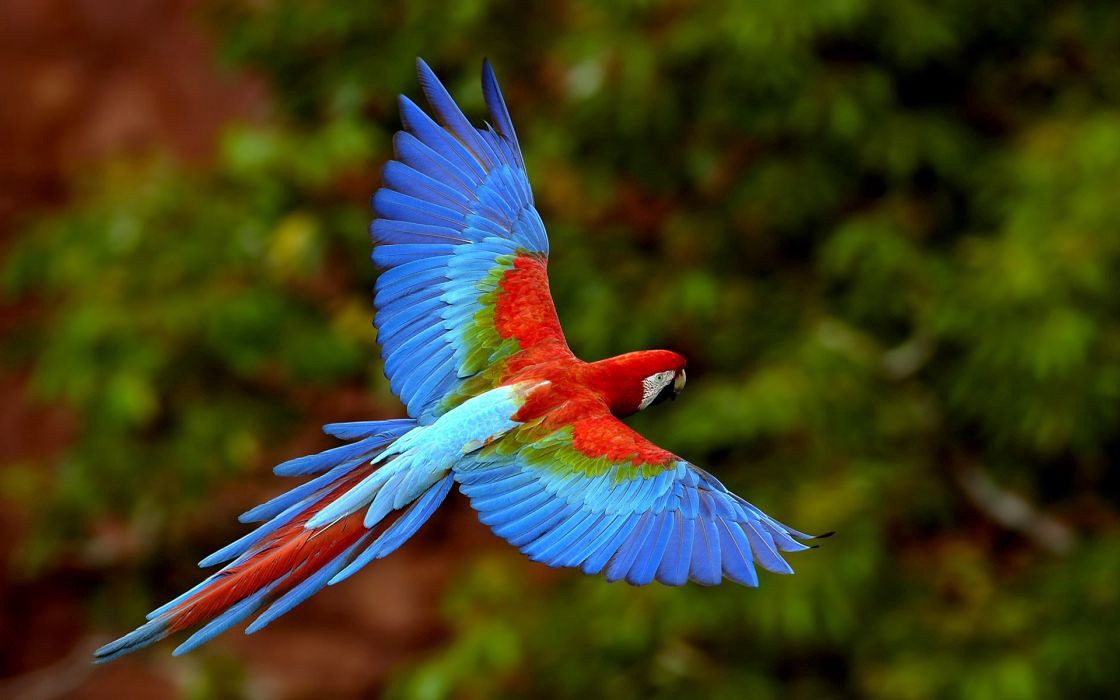
#> input picture ch_11_back_project/sample.jpeg, 1120 x 700 px, given in place of the camera
$ python motion_capture.py
#> lines starting #> are read from the running program, lines starting #| are printed output that depends on the picture
import cv2
import numpy as np

THRESHOLD = 25
MAX_DIFF = 5

a, b, c = None, None, None
cap = cv2.VideoCapture(0)
cap.set(cv2.CAP_PROP_FRAME_WIDTH, 640)
cap.set(cv2.CAP_PROP_FRAME_HEIGHT, 480)

if cap.isOpened():
    ret, a = cap.read()
#> a is the input picture: shape (700, 1120, 3); mean B, G, R 28.9, 61, 63.5
    ret, b = cap.read()

    while ret:
        ret, c = cap.read()
        draw = c.copy()

        if not ret:
            break

        a_gray = cv2.cvtColor(a, cv2.COLOR_BGR2GRAY)
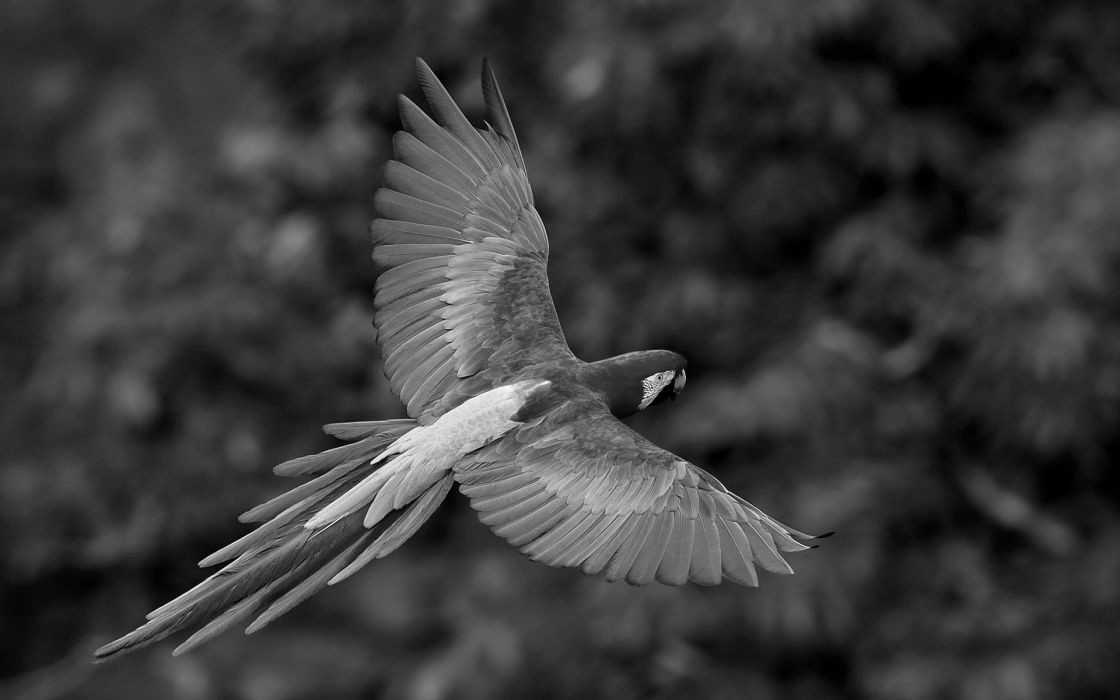
#> a_gray: shape (700, 1120); min 0, max 252, mean 58.1
        b_gray = cv2.cvtColor(b, cv2.COLOR_BGR2GRAY)
        c_gray = cv2.cvtColor(c, cv2.COLOR_BGR2GRAY)

        diff1 = cv2.absdiff(a_gray, b_gray)
#> diff1: shape (700, 1120); every value is 0
        diff2 = cv2.absdiff(b_gray, c_gray)

        ret, diff1_t = cv2.threshold(diff1, THRESHOLD, 255, cv2.THRESH_BINARY)
#> ret = 25
        ret, diff2_t = cv2.threshold(diff2, THRESHOLD, 255, cv2.THRESH_BINARY)

        diff = cv2.bitwise_and(diff1_t, diff2_t)

        k = cv2.getStructuringElement(cv2.MORPH_CROSS, (3, 3))
        diff = cv2.morphologyEx(diff, cv2.MORPH_OPEN, k)
        diff_cnt = cv2.countNonZero(diff)
#> diff_cnt = 0

        if diff_cnt > MAX_DIFF:
            y, x = np.nonzero(diff)
            cv2.rectangle(draw, (min(x), min(y)), (max(x), max(y)), (0, 255, 0), 2)

        stacked = np.vstack((draw, cv2.cvtColor(diff, cv2.COLOR_GRAY2BGR)))
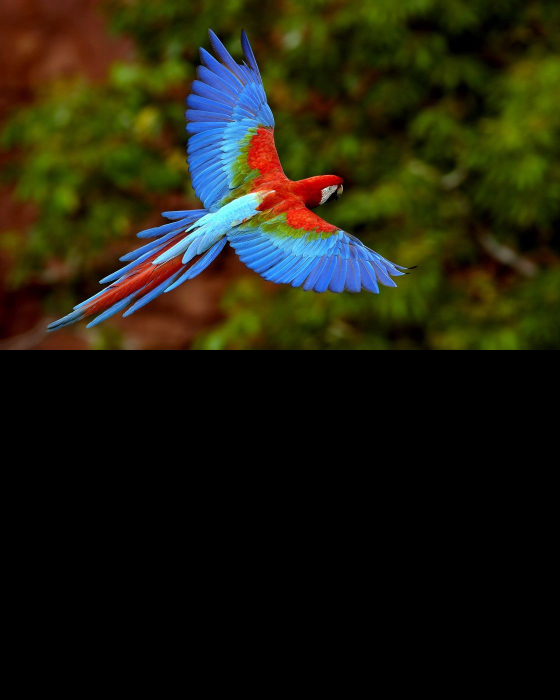
#> stacked: shape (1400, 1120, 3) (shown at 1/2 size); mean B, G, R 14.5, 30.5, 31.7
        cv2.imshow('motion sensor', stacked)

        a, b = b, c
        if cv2.waitKey(1) & 0xFF == 27:
#> (key Esc is pressed here)
            break

cap.release()
cv2.destroyAllWindows()
